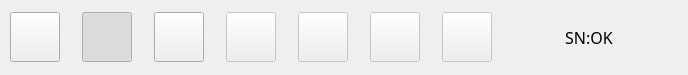
             <widget class="QWidget" name="widget_logToolBar" native="true">
              <property name="minimumSize">
               <size>
                <width>0</width>
                <height>75</height>
               </size>
              </property>
              <property name="maximumSize">
               <size>
                <width>16777215</width>
                <height>75</height>
               </size>
              </property>
              <property name="styleSheet">
               <string notr="true"/>
              </property>
              <layout class="QGridLayout" name="gridLayout_16">
               <property name="leftMargin">
                <number>10</number>
               </property>
               <property name="horizontalSpacing">
                <number>22</number>
               </property>
               <item row="0" column="1">
                <widget class="QToolButton" name="toolButton_Log">
                 <property name="minimumSize">
                  <size>
                   <width>50</width>
                   <height>50</height>
                  </size>
                 </property>
                 <property name="maximumSize">
                  <size>
                   <width>50</width>
                   <height>50</height>
                  </size>
                 </property>
                 <property name="focusPolicy">
                  <enum>Qt::NoFocus</enum>
                 </property>
                 <property name="toolTip">
                  <string>系统Log</string>
                 </property>
                 <property name="styleSheet">
                  <string notr="true"/>
                 </property>
                 <property name="text">
                  <string/>
                 </property>
                 <property name="iconSize">
                  <size>
                   <width>46</width>
                   <height>46</height>
                  </size>
                 </property>
                 <property name="checkable">
                  <bool>true</bool>
                 </property>
                 <property name="checked">
                  <bool>true</bool>
                 </property>
                 <attribute name="buttonGroup">
                  <string notr="true">buttonGroup_logToolBar</string>
                 </attribute>
                </widget>
               </item>
               <item row="0" column="2">
                <widget class="QToolButton" name="toolButton_uph">
                 <property name="minimumSize">
                  <size>
                   <width>50</width>
                   <height>50</height>
                  </size>
                 </property>
                 <property name="maximumSize">
                  <size>
                   <width>50</width>
                   <height>50</height>
                  </size>
                 </property>
                 <property name="focusPolicy">
                  <enum>Qt::NoFocus</enum>
                 </property>
                 <property name="toolTip">
                  <string>良率统计</string>
                 </property>
                 <property name="styleSheet">
                  <string notr="true"/>
                 </property>
                 <property name="text">
                  <string/>
                 </property>
                 <property name="checkable">
                  <bool>true</bool>
                 </property>
                 <attribute name="buttonGroup">
                  <string notr="true">buttonGroup_logToolBar</string>
                 </attribute>
                </widget>
               </item>
               <item row="0" column="3">
                <widget class="QToolButton" name="toolButton_level">
                 <property name="enabled">
                  <bool>false</bool>
                 </property>
                 <property name="minimumSize">
                  <size>
                   <width>50</width>
                   <height>50</height>
                  </size>
                 </property>
                 <property name="maximumSize">
                  <size>
                   <width>50</width>
                   <height>50</height>
                  </size>
                 </property>
                 <property name="focusPolicy">
                  <enum>Qt::NoFocus</enum>
                 </property>
                 <property name="toolTip">
                  <string>缺陷类别统计</string>
                 </property>
                 <property name="styleSheet">
                  <string notr="true"/>
                 </property>
                 <property name="text">
                  <string/>
                 </property>
                 <property name="checkable">
                  <bool>true</bool>
                 </property>
                 <attribute name="buttonGroup">
                  <string notr="true">buttonGroup_logToolBar</string>
                 </attribute>
                </widget>
               </item>
               <item row="0" column="4">
                <widget class="QToolButton" name="toolButton_heatmap">
                 <property name="enabled">
                  <bool>false</bool>
                 </property>
                 <property name="minimumSize">
                  <size>
                   <width>50</width>
                   <height>50</height>
                  </size>
                 </property>
                 <property name="maximumSize">
                  <size>
                   <width>50</width>
                   <height>50</height>
                  </size>
                 </property>
                 <property name="focusPolicy">
                  <enum>Qt::NoFocus</enum>
                 </property>
                 <property name="toolTip">
                  <string>缺陷位置分布</string>
                 </property>
                 <property name="styleSheet">
                  <string notr="true"/>
                 </property>
                 <property name="text">
                  <string/>
                 </property>
                 <property name="checkable">
                  <bool>true</bool>
                 </property>
                 <attribute name="buttonGroup">
                  <string notr="true">buttonGroup_logToolBar</string>
                 </attribute>
                </widget>
               </item>
               <item row="0" column="5">
                <widget class="QToolButton" name="toolButton_dvdefectcnt">
                 <property name="enabled">
                  <bool>false</bool>
                 </property>
                 <property name="minimumSize">
                  <size>
                   <width>50</width>
                   <height>50</height>
                  </size>
                 </property>
                 <property name="maximumSize">
                  <size>
                   <width>50</width>
                   <height>50</height>
                  </size>
                 </property>
                 <property name="focusPolicy">
                  <enum>Qt::NoFocus</enum>
                 </property>
                 <property name="toolTip">
                  <string>脏污个数统计</string>
                 </property>
                 <property name="styleSheet">
                  <string notr="true"/>
                 </property>
                 <property name="text">
                  <string/>
                 </property>
                 <property name="checkable">
                  <bool>true</bool>
                 </property>
                 <attribute name="buttonGroup">
                  <string notr="true">buttonGroup_logToolBar</string>
                 </attribute>
                </widget>
               </item>
               <item row="0" column="0">
                <widget class="QToolButton" name="toolButton_defecttableview">
                 <property name="minimumSize">
                  <size>
                   <width>50</width>
                   <height>50</height>
                  </size>
                 </property>
                 <property name="maximumSize">
                  <size>
                   <width>50</width>
                   <height>50</height>
                  </size>
                 </property>
                 <property name="focusPolicy">
                  <enum>Qt::NoFocus</enum>
                 </property>
                 <property name="toolTip">
                  <string>缺陷明细列表</string>
                 </property>
                 <property name="styleSheet">
                  <string notr="true"/>
                 </property>
                 <property name="text">
                  <string/>
                 </property>
                 <property name="checkable">
                  <bool>true</bool>
                 </property>
                 <attribute name="buttonGroup">
                  <string notr="true">buttonGroup_logToolBar</string>
                 </attribute>
                </widget>
               </item>
               <item row="0" column="7">
                <widget class="QLabel" name="label_table_show_res">
                 <property name="minimumSize">
                  <size>
                   <width>150</width>
                   <height>0</height>
                  </size>
                 </property>
                 <property name="maximumSize">
                  <size>
                   <width>180</width>
                   <height>16777215</height>
                  </size>
                 </property>
                 <property name="font">
                  <font>
                   <family>微软雅黑</family>
                   <pointsize>12</pointsize>
                   <weight>50</weight>
                   <bold>false</bold>
                  </font>
                 </property>
                 <property name="layoutDirection">
                  <enum>Qt::LeftToRight</enum>
                 </property>
                 <property name="styleSheet">
                  <string notr="true"/>
                 </property>
                 <property name="text">
                  <string>SN:OK</string>
                 </property>
                 <property name="scaledContents">
                  <bool>false</bool>
                 </property>
                 <property name="alignment">
                  <set>Qt::AlignCenter</set>
                 </property>
                </widget>
               </item>
               <item row="0" column="8">
                <spacer name="horizontalSpacer">
                 <property name="orientation">
                  <enum>Qt::Horizontal</enum>
                 </property>
                 <property name="sizeHint" stdset="0">
                  <size>
                   <width>13</width>
                   <height>20</height>
                  </size>
                 </property>
                </spacer>
               </item>
               <item row="0" column="6">
                <widget class="QToolButton" name="toolButton_imagelayout">
                 <property name="enabled">
                  <bool>false</bool>
                 </property>
                 <property name="minimumSize">
                  <size>
                   <width>50</width>
                   <height>50</height>
                  </size>
                 </property>
                 <property name="maximumSize">
                  <size>
                   <width>50</width>
                   <height>50</height>
                  </size>
                 </property>
                 <property name="focusPolicy">
                  <enum>Qt::NoFocus</enum>
                 </property>
                 <property name="styleSheet">
                  <string notr="true"/>
                 </property>
                 <property name="text">
                  <string/>
                 </property>
                 <property name="checkable">
                  <bool>true</bool>
                 </property>
                </widget>
               </item>
              </layout>
             </widget>
